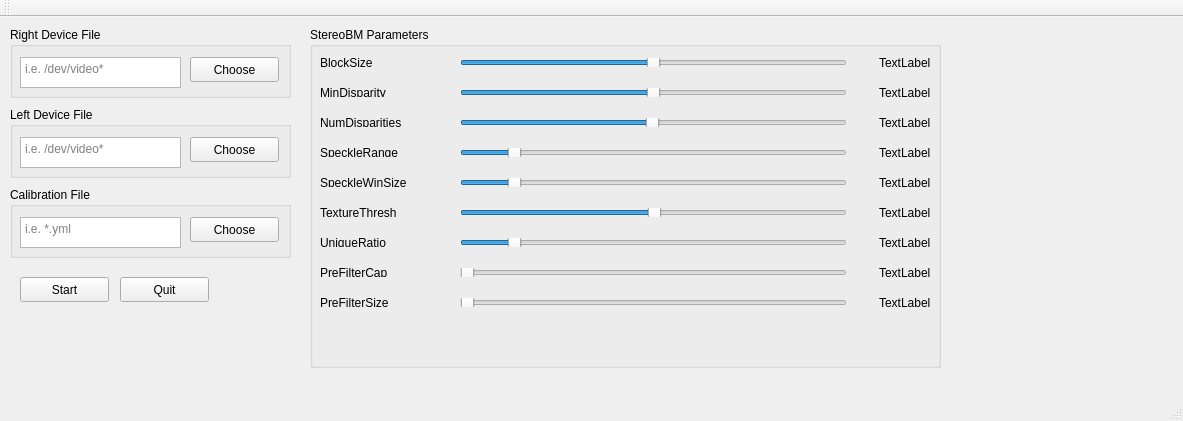
<?xml version="1.0" encoding="UTF-8"?>
<ui version="4.0">
 <class>MainWindow</class>
 <widget class="QMainWindow" name="MainWindow">
  <property name="geometry">
   <rect>
    <x>0</x>
    <y>0</y>
    <width>1183</width>
    <height>421</height>
   </rect>
  </property>
  <property name="windowTitle">
   <string>MainWindow</string>
  </property>
  <widget class="QWidget" name="centralWidget">
   <widget class="QGroupBox" name="m_rightDevGroup">
    <property name="geometry">
     <rect>
      <x>10</x>
      <y>10</y>
      <width>281</width>
      <height>71</height>
     </rect>
    </property>
    <property name="title">
     <string>Right Device File</string>
    </property>
    <widget class="QTextEdit" name="m_rightDevText">
     <property name="geometry">
      <rect>
       <x>10</x>
       <y>30</y>
       <width>161</width>
       <height>31</height>
      </rect>
     </property>
     <property name="verticalScrollBarPolicy">
      <enum>Qt::ScrollBarAlwaysOff</enum>
     </property>
     <property name="horizontalScrollBarPolicy">
      <enum>Qt::ScrollBarAlwaysOff</enum>
     </property>
     <property name="lineWrapMode">
      <enum>QTextEdit::NoWrap</enum>
     </property>
     <property name="readOnly">
      <bool>true</bool>
     </property>
     <property name="html">
      <string>&lt;!DOCTYPE HTML PUBLIC &quot;-//W3C//DTD HTML 4.0//EN&quot; &quot;http://www.w3.org/TR/REC-html40/strict.dtd&quot;&gt;
&lt;html&gt;&lt;head&gt;&lt;meta name=&quot;qrichtext&quot; content=&quot;1&quot; /&gt;&lt;style type=&quot;text/css&quot;&gt;
p, li { white-space: pre-wrap; }
&lt;/style&gt;&lt;/head&gt;&lt;body style=&quot; font-family:'Ubuntu'; font-size:11pt; font-weight:400; font-style:normal;&quot;&gt;
&lt;p style=&quot;-qt-paragraph-type:empty; margin-top:0px; margin-bottom:0px; margin-left:0px; margin-right:0px; -qt-block-indent:0; text-indent:0px;&quot;&gt;&lt;br /&gt;&lt;/p&gt;&lt;/body&gt;&lt;/html&gt;</string>
     </property>
     <property name="placeholderText">
      <string>i.e. /dev/video*</string>
     </property>
    </widget>
    <widget class="QPushButton" name="m_rightDevButton">
     <property name="geometry">
      <rect>
       <x>180</x>
       <y>30</y>
       <width>89</width>
       <height>25</height>
      </rect>
     </property>
     <property name="text">
      <string>Choose</string>
     </property>
    </widget>
   </widget>
   <widget class="QPushButton" name="m_startButton">
    <property name="geometry">
     <rect>
      <x>20</x>
      <y>260</y>
      <width>89</width>
      <height>25</height>
     </rect>
    </property>
    <property name="text">
     <string>Start</string>
    </property>
   </widget>
   <widget class="QGroupBox" name="m_leftDevGroup">
    <property name="geometry">
     <rect>
      <x>10</x>
      <y>90</y>
      <width>281</width>
      <height>71</height>
     </rect>
    </property>
    <property name="title">
     <string>Left Device File</string>
    </property>
    <widget class="QTextEdit" name="m_leftDevText">
     <property name="geometry">
      <rect>
       <x>10</x>
       <y>30</y>
       <width>161</width>
       <height>31</height>
      </rect>
     </property>
     <property name="verticalScrollBarPolicy">
      <enum>Qt::ScrollBarAlwaysOff</enum>
     </property>
     <property name="horizontalScrollBarPolicy">
      <enum>Qt::ScrollBarAlwaysOff</enum>
     </property>
     <property name="lineWrapMode">
      <enum>QTextEdit::NoWrap</enum>
     </property>
     <property name="readOnly">
      <bool>true</bool>
     </property>
     <property name="html">
      <string>&lt;!DOCTYPE HTML PUBLIC &quot;-//W3C//DTD HTML 4.0//EN&quot; &quot;http://www.w3.org/TR/REC-html40/strict.dtd&quot;&gt;
&lt;html&gt;&lt;head&gt;&lt;meta name=&quot;qrichtext&quot; content=&quot;1&quot; /&gt;&lt;style type=&quot;text/css&quot;&gt;
p, li { white-space: pre-wrap; }
&lt;/style&gt;&lt;/head&gt;&lt;body style=&quot; font-family:'Ubuntu'; font-size:11pt; font-weight:400; font-style:normal;&quot;&gt;
&lt;p style=&quot;-qt-paragraph-type:empty; margin-top:0px; margin-bottom:0px; margin-left:0px; margin-right:0px; -qt-block-indent:0; text-indent:0px;&quot;&gt;&lt;br /&gt;&lt;/p&gt;&lt;/body&gt;&lt;/html&gt;</string>
     </property>
     <property name="placeholderText">
      <string>i.e. /dev/video*</string>
     </property>
    </widget>
    <widget class="QPushButton" name="m_leftDevButton">
     <property name="geometry">
      <rect>
       <x>180</x>
       <y>30</y>
       <width>89</width>
       <height>25</height>
      </rect>
     </property>
     <property name="text">
      <string>Choose</string>
     </property>
    </widget>
   </widget>
   <widget class="QGroupBox" name="m_calibFileGroup">
    <property name="geometry">
     <rect>
      <x>10</x>
      <y>170</y>
      <width>281</width>
      <height>71</height>
     </rect>
    </property>
    <property name="title">
     <string>Calibration File</string>
    </property>
    <widget class="QTextEdit" name="m_calibFileText">
     <property name="geometry">
      <rect>
       <x>10</x>
       <y>30</y>
       <width>161</width>
       <height>31</height>
      </rect>
     </property>
     <property name="verticalScrollBarPolicy">
      <enum>Qt::ScrollBarAlwaysOff</enum>
     </property>
     <property name="horizontalScrollBarPolicy">
      <enum>Qt::ScrollBarAlwaysOff</enum>
     </property>
     <property name="lineWrapMode">
      <enum>QTextEdit::NoWrap</enum>
     </property>
     <property name="readOnly">
      <bool>true</bool>
     </property>
     <property name="html">
      <string>&lt;!DOCTYPE HTML PUBLIC &quot;-//W3C//DTD HTML 4.0//EN&quot; &quot;http://www.w3.org/TR/REC-html40/strict.dtd&quot;&gt;
&lt;html&gt;&lt;head&gt;&lt;meta name=&quot;qrichtext&quot; content=&quot;1&quot; /&gt;&lt;style type=&quot;text/css&quot;&gt;
p, li { white-space: pre-wrap; }
&lt;/style&gt;&lt;/head&gt;&lt;body style=&quot; font-family:'Ubuntu'; font-size:11pt; font-weight:400; font-style:normal;&quot;&gt;
&lt;p style=&quot;-qt-paragraph-type:empty; margin-top:0px; margin-bottom:0px; margin-left:0px; margin-right:0px; -qt-block-indent:0; text-indent:0px;&quot;&gt;&lt;br /&gt;&lt;/p&gt;&lt;/body&gt;&lt;/html&gt;</string>
     </property>
     <property name="placeholderText">
      <string>i.e. *.yml</string>
     </property>
    </widget>
    <widget class="QPushButton" name="m_calibFileButton">
     <property name="geometry">
      <rect>
       <x>180</x>
       <y>30</y>
       <width>89</width>
       <height>25</height>
      </rect>
     </property>
     <property name="text">
      <string>Choose</string>
     </property>
    </widget>
   </widget>
   <widget class="QPushButton" name="m_quitButton">
    <property name="geometry">
     <rect>
      <x>120</x>
      <y>260</y>
      <width>89</width>
      <height>25</height>
     </rect>
    </property>
    <property name="text">
     <string>Quit</string>
    </property>
   </widget>
   <widget class="QGroupBox" name="m_paramsGroup">
    <property name="geometry">
     <rect>
      <x>310</x>
      <y>10</y>
      <width>631</width>
      <height>341</height>
     </rect>
    </property>
    <property name="title">
     <string>StereoBM Parameters</string>
    </property>
    <widget class="QWidget" name="horizontalLayoutWidget">
     <property name="geometry">
      <rect>
       <x>0</x>
       <y>20</y>
       <width>631</width>
       <height>31</height>
      </rect>
     </property>
     <layout class="QHBoxLayout" name="blockSizeParam" stretch="5,18,0">
      <property name="spacing">
       <number>32</number>
      </property>
      <property name="leftMargin">
       <number>10</number>
      </property>
      <property name="rightMargin">
       <number>10</number>
      </property>
      <item>
       <widget class="QLabel" name="m_blockSizeLabel">
        <property name="text">
         <string>BlockSize</string>
        </property>
       </widget>
      </item>
      <item>
       <widget class="QSlider" name="m_blockSizeSlider">
        <property name="minimum">
         <number>5</number>
        </property>
        <property name="maximum">
         <number>51</number>
        </property>
        <property name="singleStep">
         <number>1</number>
        </property>
        <property name="value">
         <number>28</number>
        </property>
        <property name="orientation">
         <enum>Qt::Horizontal</enum>
        </property>
        <property name="tickInterval">
         <number>0</number>
        </property>
       </widget>
      </item>
      <item>
       <widget class="QLabel" name="m_blockSizeVal">
        <property name="text">
         <string>TextLabel</string>
        </property>
       </widget>
      </item>
     </layout>
    </widget>
    <widget class="QWidget" name="horizontalLayoutWidget_2">
     <property name="geometry">
      <rect>
       <x>0</x>
       <y>50</y>
       <width>631</width>
       <height>31</height>
      </rect>
     </property>
     <layout class="QHBoxLayout" name="minDisparityParam" stretch="5,18,0">
      <property name="spacing">
       <number>32</number>
      </property>
      <property name="leftMargin">
       <number>10</number>
      </property>
      <property name="rightMargin">
       <number>10</number>
      </property>
      <item>
       <widget class="QLabel" name="m_minDisparityLabel">
        <property name="text">
         <string>MinDisparity</string>
        </property>
       </widget>
      </item>
      <item>
       <widget class="QSlider" name="m_minDisparitySlider">
        <property name="minimum">
         <number>0</number>
        </property>
        <property name="maximum">
         <number>128</number>
        </property>
        <property name="singleStep">
         <number>1</number>
        </property>
        <property name="value">
         <number>64</number>
        </property>
        <property name="orientation">
         <enum>Qt::Horizontal</enum>
        </property>
        <property name="tickInterval">
         <number>0</number>
        </property>
       </widget>
      </item>
      <item>
       <widget class="QLabel" name="m_minDispairtyVal">
        <property name="text">
         <string>TextLabel</string>
        </property>
       </widget>
      </item>
     </layout>
    </widget>
    <widget class="QWidget" name="horizontalLayoutWidget_3">
     <property name="geometry">
      <rect>
       <x>0</x>
       <y>80</y>
       <width>631</width>
       <height>31</height>
      </rect>
     </property>
     <layout class="QHBoxLayout" name="numDisparatiesParam" stretch="5,18,0">
      <property name="spacing">
       <number>32</number>
      </property>
      <property name="leftMargin">
       <number>10</number>
      </property>
      <property name="rightMargin">
       <number>10</number>
      </property>
      <item>
       <widget class="QLabel" name="m_numDisparitiesLabel">
        <property name="text">
         <string>NumDisparities</string>
        </property>
       </widget>
      </item>
      <item>
       <widget class="QSlider" name="m_numDisparitiesSlider">
        <property name="minimum">
         <number>8</number>
        </property>
        <property name="maximum">
         <number>255</number>
        </property>
        <property name="singleStep">
         <number>1</number>
        </property>
        <property name="value">
         <number>131</number>
        </property>
        <property name="orientation">
         <enum>Qt::Horizontal</enum>
        </property>
        <property name="tickInterval">
         <number>0</number>
        </property>
       </widget>
      </item>
      <item>
       <widget class="QLabel" name="m_numDisparitiesVal">
        <property name="text">
         <string>TextLabel</string>
        </property>
       </widget>
      </item>
     </layout>
    </widget>
    <widget class="QWidget" name="horizontalLayoutWidget_4">
     <property name="geometry">
      <rect>
       <x>0</x>
       <y>110</y>
       <width>631</width>
       <height>31</height>
      </rect>
     </property>
     <layout class="QHBoxLayout" name="speckleRangeParam" stretch="5,18,0">
      <property name="spacing">
       <number>32</number>
      </property>
      <property name="leftMargin">
       <number>10</number>
      </property>
      <property name="rightMargin">
       <number>10</number>
      </property>
      <item>
       <widget class="QLabel" name="m_speckleRangeLabel">
        <property name="text">
         <string>SpeckleRange</string>
        </property>
       </widget>
      </item>
      <item>
       <widget class="QSlider" name="m_speckleRangeSlider">
        <property name="minimum">
         <number>0</number>
        </property>
        <property name="maximum">
         <number>1024</number>
        </property>
        <property name="singleStep">
         <number>1</number>
        </property>
        <property name="value">
         <number>128</number>
        </property>
        <property name="orientation">
         <enum>Qt::Horizontal</enum>
        </property>
        <property name="tickInterval">
         <number>0</number>
        </property>
       </widget>
      </item>
      <item>
       <widget class="QLabel" name="m_speckleRangeVal">
        <property name="text">
         <string>TextLabel</string>
        </property>
       </widget>
      </item>
     </layout>
    </widget>
    <widget class="QWidget" name="horizontalLayoutWidget_5">
     <property name="geometry">
      <rect>
       <x>0</x>
       <y>140</y>
       <width>631</width>
       <height>31</height>
      </rect>
     </property>
     <layout class="QHBoxLayout" name="speckleWinSizeParam" stretch="5,18,0">
      <property name="spacing">
       <number>32</number>
      </property>
      <property name="leftMargin">
       <number>10</number>
      </property>
      <property name="rightMargin">
       <number>10</number>
      </property>
      <item>
       <widget class="QLabel" name="m_speckleWinSizeLabel">
        <property name="text">
         <string>SpeckleWinSize</string>
        </property>
       </widget>
      </item>
      <item>
       <widget class="QSlider" name="m_speckleWinSizeSlider">
        <property name="minimum">
         <number>0</number>
        </property>
        <property name="maximum">
         <number>1024</number>
        </property>
        <property name="singleStep">
         <number>1</number>
        </property>
        <property name="value">
         <number>128</number>
        </property>
        <property name="orientation">
         <enum>Qt::Horizontal</enum>
        </property>
        <property name="tickInterval">
         <number>0</number>
        </property>
       </widget>
      </item>
      <item>
       <widget class="QLabel" name="m_speckleWinSizeVal">
        <property name="text">
         <string>TextLabel</string>
        </property>
       </widget>
      </item>
     </layout>
    </widget>
    <widget class="QWidget" name="horizontalLayoutWidget_6">
     <property name="geometry">
      <rect>
       <x>0</x>
       <y>170</y>
       <width>631</width>
       <height>31</height>
      </rect>
     </property>
     <layout class="QHBoxLayout" name="textureThreshParam" stretch="5,18,0">
      <property name="spacing">
       <number>32</number>
      </property>
      <property name="leftMargin">
       <number>10</number>
      </property>
      <property name="rightMargin">
       <number>10</number>
      </property>
      <item>
       <widget class="QLabel" name="m_textureThreshLabel">
        <property name="text">
         <string>TextureThresh</string>
        </property>
       </widget>
      </item>
      <item>
       <widget class="QSlider" name="m_textureThreshSlider">
        <property name="minimum">
         <number>0</number>
        </property>
        <property name="maximum">
         <number>255</number>
        </property>
        <property name="singleStep">
         <number>1</number>
        </property>
        <property name="value">
         <number>128</number>
        </property>
        <property name="orientation">
         <enum>Qt::Horizontal</enum>
        </property>
        <property name="tickInterval">
         <number>0</number>
        </property>
       </widget>
      </item>
      <item>
       <widget class="QLabel" name="m_textureThreshVal">
        <property name="text">
         <string>TextLabel</string>
        </property>
       </widget>
      </item>
     </layout>
    </widget>
    <widget class="QWidget" name="horizontalLayoutWidget_7">
     <property name="geometry">
      <rect>
       <x>0</x>
       <y>200</y>
       <width>631</width>
       <height>31</height>
      </rect>
     </property>
     <layout class="QHBoxLayout" name="uniqueRatioParam" stretch="5,18,0">
      <property name="spacing">
       <number>32</number>
      </property>
      <property name="leftMargin">
       <number>10</number>
      </property>
      <property name="rightMargin">
       <number>10</number>
      </property>
      <item>
       <widget class="QLabel" name="m_uniqueRatioLabel">
        <property name="text">
         <string>UniqueRatio</string>
        </property>
       </widget>
      </item>
      <item>
       <widget class="QSlider" name="m_uniqueRatioSlider">
        <property name="minimum">
         <number>0</number>
        </property>
        <property name="maximum">
         <number>1024</number>
        </property>
        <property name="singleStep">
         <number>1</number>
        </property>
        <property name="value">
         <number>128</number>
        </property>
        <property name="orientation">
         <enum>Qt::Horizontal</enum>
        </property>
        <property name="tickInterval">
         <number>0</number>
        </property>
       </widget>
      </item>
      <item>
       <widget class="QLabel" name="m_uniqueRatioVal">
        <property name="text">
         <string>TextLabel</string>
        </property>
       </widget>
      </item>
     </layout>
    </widget>
    <widget class="QWidget" name="horizontalLayoutWidget_8">
     <property name="geometry">
      <rect>
       <x>0</x>
       <y>230</y>
       <width>631</width>
       <height>31</height>
      </rect>
     </property>
     <layout class="QHBoxLayout" name="preFilterCapParam" stretch="5,18,0">
      <property name="spacing">
       <number>32</number>
      </property>
      <property name="leftMargin">
       <number>10</number>
      </property>
      <property name="rightMargin">
       <number>10</number>
      </property>
      <item>
       <widget class="QLabel" name="m_preFilterCapLabel">
        <property name="text">
         <string>PreFilterCap</string>
        </property>
       </widget>
      </item>
      <item>
       <widget class="QSlider" name="m_preFilterCapSlider">
        <property name="minimum">
         <number>0</number>
        </property>
        <property name="maximum">
         <number>512</number>
        </property>
        <property name="singleStep">
         <number>1</number>
        </property>
        <property name="value">
         <number>0</number>
        </property>
        <property name="orientation">
         <enum>Qt::Horizontal</enum>
        </property>
        <property name="tickInterval">
         <number>0</number>
        </property>
       </widget>
      </item>
      <item>
       <widget class="QLabel" name="m_preFilterCapVal">
        <property name="text">
         <string>TextLabel</string>
        </property>
       </widget>
      </item>
     </layout>
    </widget>
    <widget class="QWidget" name="horizontalLayoutWidget_9">
     <property name="geometry">
      <rect>
       <x>0</x>
       <y>260</y>
       <width>631</width>
       <height>31</height>
      </rect>
     </property>
     <layout class="QHBoxLayout" name="preFilterSizeParam" stretch="5,18,0">
      <property name="spacing">
       <number>32</number>
      </property>
      <property name="leftMargin">
       <number>10</number>
      </property>
      <property name="rightMargin">
       <number>10</number>
      </property>
      <item>
       <widget class="QLabel" name="m_preFilterSizeLabel">
        <property name="text">
         <string>PreFilterSize</string>
        </property>
       </widget>
      </item>
      <item>
       <widget class="QSlider" name="m_preFilterSizeSlider">
        <property name="minimum">
         <number>0</number>
        </property>
        <property name="maximum">
         <number>512</number>
        </property>
        <property name="singleStep">
         <number>1</number>
        </property>
        <property name="value">
         <number>0</number>
        </property>
        <property name="orientation">
         <enum>Qt::Horizontal</enum>
        </property>
        <property name="tickInterval">
         <number>0</number>
        </property>
       </widget>
      </item>
      <item>
       <widget class="QLabel" name="m_preFilterSizeVal">
        <property name="text">
         <string>TextLabel</string>
        </property>
       </widget>
      </item>
     </layout>
    </widget>
   </widget>
  </widget>
  <widget class="QMenuBar" name="menuBar">
   <property name="geometry">
    <rect>
     <x>0</x>
     <y>0</y>
     <width>1183</width>
     <height>22</height>
    </rect>
   </property>
  </widget>
  <widget class="QToolBar" name="mainToolBar">
   <attribute name="toolBarArea">
    <enum>TopToolBarArea</enum>
   </attribute>
   <attribute name="toolBarBreak">
    <bool>false</bool>
   </attribute>
  </widget>
  <widget class="QStatusBar" name="statusBar"/>
 </widget>
 <layoutdefault spacing="6" margin="11"/>
 <resources/>
 <connections/>
</ui>
